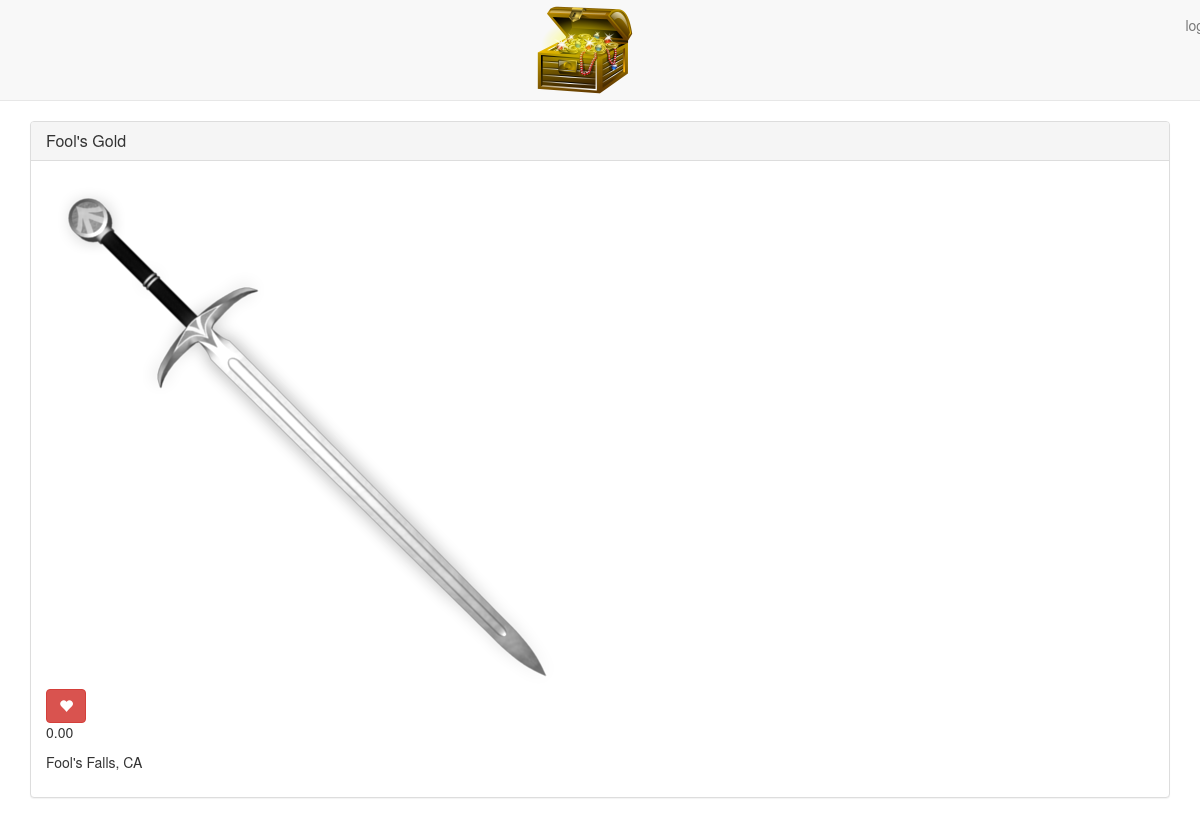
Screenshot of /3/ with the database file from the repository.
### main_app/models.py (models this page shows, shortened)
class Treasure(models.Model):
    user = models.ForeignKey(User)
    name = models.CharField(max_length=100)
    value = models.DecimalField(max_digits=10, decimal_places=2)
    material = models.CharField(max_length=100)
    location = models.CharField(max_length=100)
    image = models.ImageField(upload_to='treasure_images', default='media/default.png')
    likes = models.IntegerField(default=0)

### main_app/views.py (the view)
# urls.py: url(r'^([0-9]+)/$', views.detail, name = 'detail'),
def detail(request, treasure_id):
    treasure = Treasure.objects.get(id=treasure_id)
    return render(request, 'detail.html', {'treasure': treasure})

### main_app/templates/detail.html (shortened to what this page needs)
{% extends 'base.html' %}
{% load staticfiles %}
{% block content %}
  <div class="treasure panel panel-default">
    <div class="panel-heading">
      <h3 class="panel-title">{{ treasure.name }}</h3>
    </div>
    <div class="panel-body">
      <div class="treasure-photo-detail">
        <img src="{{ treasure.image.url }}" alt="">
      </div>
      <button id="likes" data-id="{{ treasure.id }}" class="btn btn-mini btn-danger glyphicon glyphicon-heart" type="button">
      </button>
      <p>{{ treasure.value }}</p>
      <p>{{ treasure.location }}</p>
    </div>
  </div>
{% endblock %}

### rows the page displays
Treasure: name "Fool's Gold", image (placeholder picture), value "0.00", location "Fool's Falls, CA"
